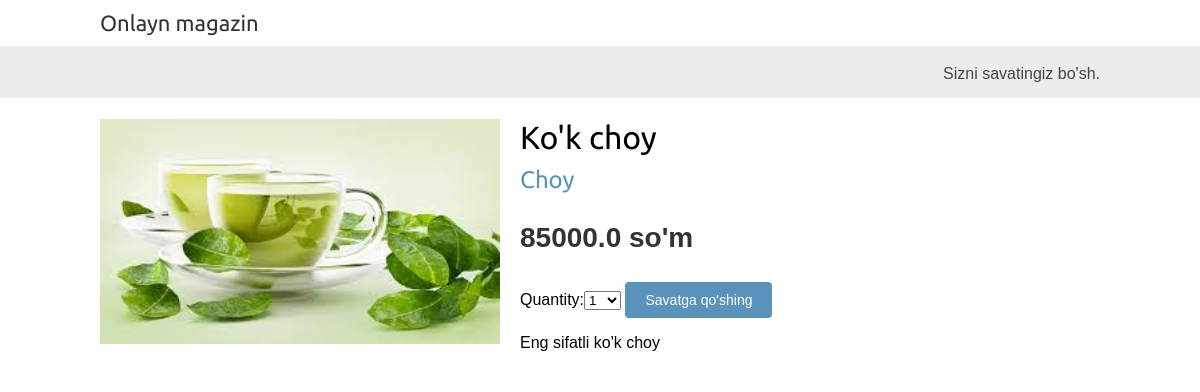
Page /1/choy/ on the committed database.
### shop/models.py (models this page shows, shortened)
class Product(models.Model):
    category = models.ForeignKey(Category,
                                 related_name='products',
                                 on_delete=models.CASCADE)
    name = models.CharField(max_length=200, db_index=True)
    slug = models.SlugField(max_length=200, db_index=True)
    image = models.ImageField(upload_to='products/%Y/%m/%d',
                              blank=True)
    description = models.TextField(blank=True)
    price = models.FloatField()
    available = models.BooleanField(default=True)
    created = models.DateTimeField(auto_now_add=True)
    updated = models.DateTimeField(auto_now=True)
    class Meta:
        ordering = ('name',)
        index_together = (('id', 'slug'),)

class Category(models.Model):
    name = models.CharField(max_length=200,
                            db_index=True)
    slug = models.SlugField(max_length=200,
                            unique=True)
    class Meta:
        ordering = ('name',)
        verbose_name = 'category'
        verbose_name_plural = 'categories'
    def __str__(self):
        return self.name
    def get_absolute_url(self):
        return reverse('shop:product_list_by_category',
                       args=[self.slug])

### shop/views.py (the view)
# urls.py: path('<int:id>/<slug:slug>/', views.product_detail, name='product_detail'),
def product_detail(request, id, slug):
    product = get_object_or_404(Product, id=id, slug=slug, available=True)
    cart_product_form = CartAddProductForm()            # cart ilovasidagi formaga murojat qilyabmiz
    return render(request, 'shop/product/detail.html', {'product': product,
                                                        'cart_product_form': cart_product_form})

### cart/forms.py
class CartAddProductForm(forms.Form):
    quantity = forms.TypedChoiceField(choices=PRODUCT_QUANTITY_CHOICES, coerce=int)
    update = forms.BooleanField(required=False, initial=False, widget=forms.HiddenInput)

### cart/cart.py (called while the page is built)
    def __len__(self):
        return sum(item['quantity'] for item in self.cart.values())

### cart/context_processors.py (called while the page is built)
def cart(request):
    return {'cart': Cart(request)}

### shop/templates/shop/product/detail.html (shortened to what this page needs)
{% extends "shop/base.html" %}
{% load static %}
{% block content %}
  <div class="product-detail">
    <img src="{% if product.image %}{{ product.image.url }}{% else %}
    {% static "img/no_image.png" %}{% endif %}">
    <h1>{{ product.name }}</h1>
    <h2>
      <a href="{{ product.category.get_absolute_url }}">
        {{ product.category }}
      </a>
    </h2>
    <p class="price">{{ product.price }} so'm</p>
    <form action="{% url "cart:cart_add" product.id %}" method=POST>
      {{ cart_product_form }}
      <input type="submit" value="Savatga qo'shing">
    </form>
    {{ product.description|linebreaks }}
  </div>
{% endblock %}

### shop/static/css/base.css (style rules this page uses)
body { margin:0; padding:0; font-family:helvetica, sans-serif; }
h1, h2, h3, h4, h5 , h6 { font-family: 'Ubuntu', sans-serif; font-weight:normal; }
a { text-decoration:none; color:#5993bb; }
a.button, input[type="submit"] { color:#fff; background:#5993bb; border-radius:4px; padding:10px 20px; font-size:14px; border:0; }
.product-detail { text-align:justify; }
.product-detail .price { color:#333; font-size:28px; font-weight:bold; }
.product-detail img { width:40%; float:left; padding:0 20px 20px 0; }
.product-detail h1 { margin-bottom:0; }
.product-detail h2 { margin-top:10px; }

### rows in the picture
Product: image (picture), name "Ko'k choy", category "Choy", price "85000.0", description "Eng sifatli ko'k choy"
